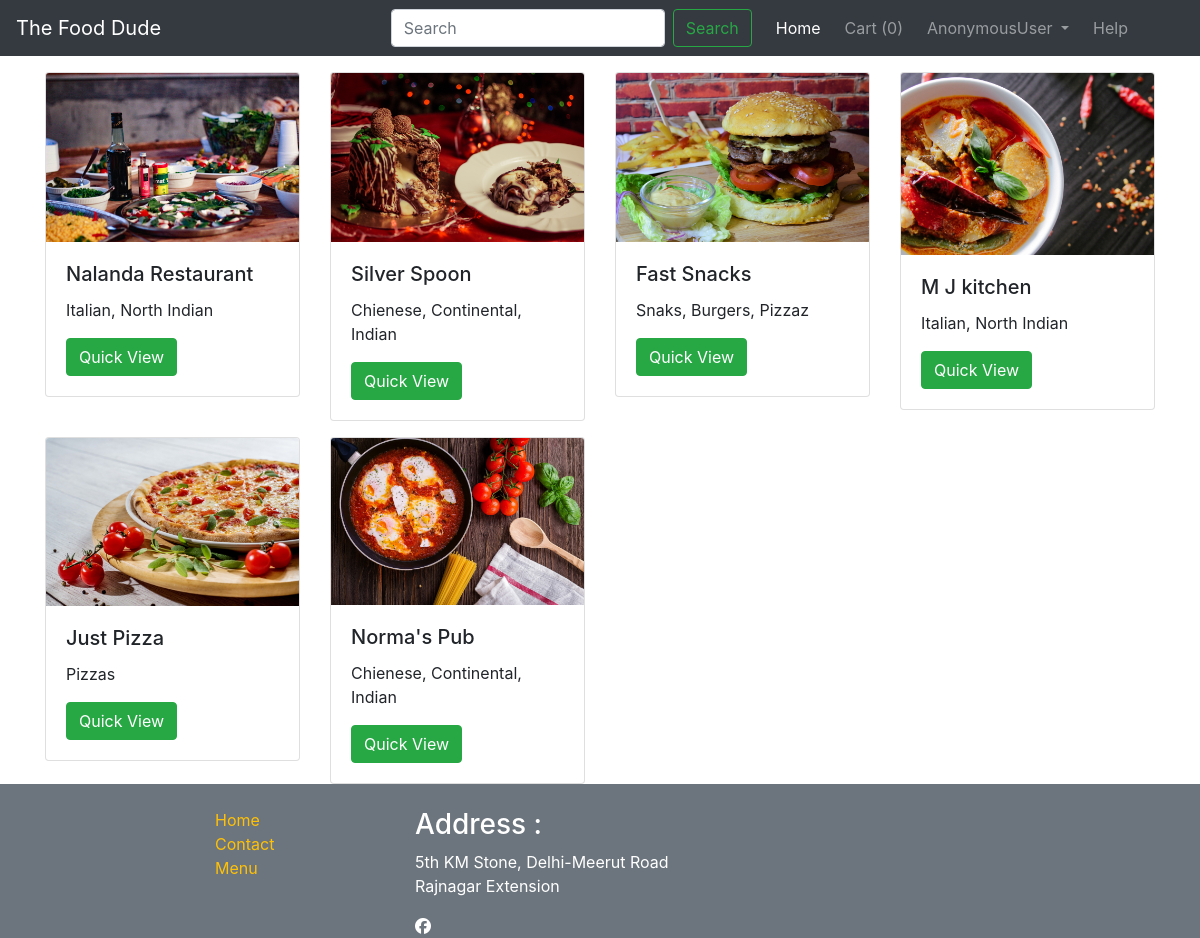
Page /restaurant/ on the earlier database version.
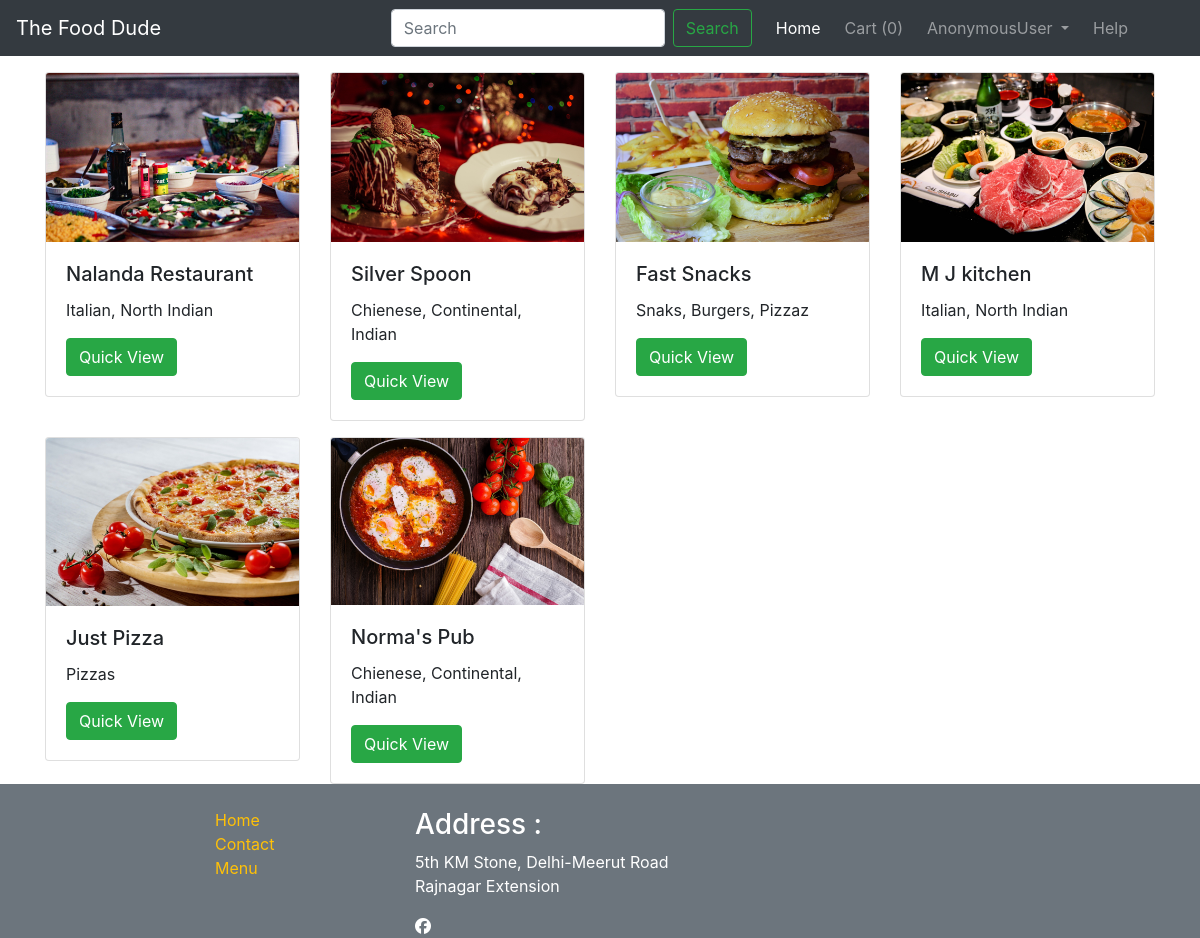
Same page on the later database version.
### Tfd/models.py (models this page shows)
class Restaurant(models.Model):
    res_id = models.AutoField(primary_key=True)
    res_title = models.CharField(max_length=100)
    res_spec = models.CharField(max_length=70, default="")
    res_image = models.ImageField(upload_to='Tfd/images', default="")
    address = models.CharField(max_length=500, default="")
    def __str__(self):
        return self.res_title

### Tfd/views.py (the view)
# urls.py: path("", views.index, name ="Home"),
def index(request):
    res = Restaurant.objects.all()
    food = Food.objects.all()
    print(food)
    print(res)
    return  render(request, 'Tfd/restaurant.html', {'res' : res})

### Tfd/models.py (called while the page is built)
    def __str__(self):
        return self.name

### Tfd/templates/Tfd/restaurant.html (shortened to what this page needs)
{% extends 'Tfd/basic.html' %}
{% block body %}
{% load static %}
<div class="container">
  <div class="row">
    {% for i in res %}
    <div class="col col-sm-3">
      <div class="card mt-3">
        <img src='/media/{{i.res_image}}' class="card-img-top" alt="...">
        <div class="card-body">
          <h5 class="card-title">{{i.res_title}}</h5>
          <p class="card-text">{{i.res_spec}}</p>
          <a href="/restaurant/{{i.res_id}}" class="btn btn-success align-items-center">Quick View</a>
        </div>
      </div>
    </div>
    {% endfor %}
  </div>
</div>
{% endblock %}

### Tfd/templates/Tfd/basic.html (shortened to what this page needs)
{% load static %}
<!doctype html>
<html lang="en">
<head>
  <link rel="stylesheet" href="https://stackpath.bootstrapcdn.com/bootstrap/4.2.1/css/bootstrap.min.css"
>
    <link rel="stylesheet" type="text/css" href="{% static 'all.min.css' %}">
</head>
<body>
  <nav class="navbar sticky-top navbar-expand-lg navbar-dark bg-dark">
    <a class="navbar-brand" href="/restaurant">The Food Dude</a>
    <div class="collapse navbar-collapse" id="navbarSupportedContent">
      <ul class="navbar-nav ml-auto">
        <form method="get" action="/restaurant/search/" class="form-inline mr-3 my-2 my-lg-0">{% csrf_token %}
          <input class="form-control mr-sm-2" name="search" id="search" type="search" placeholder="Search" aria-label="Search">
          <button class="btn btn-outline-success my-2 my-sm-0" type="submit">Search</button>
        </form>
        <li class="nav-item mr-2 active">
          <a class="nav-link " href="/restaurant">Home <span class="sr-only">(current)</span></a>
        </li>
        <li class="nav-item mr-2">
          <a class="nav-link " href="/restaurant/cart">Cart (<span id="cart">0</span>)</a>
        </li>
        <li class="nav-item mr-2 dropdown">
          <a class="nav-link dropdown-toggle" href="#" id="navbarDropdown" role="button" data-toggle="dropdown"
            aria-haspopup="true" aria-expanded="false">
            {{user}}
          </a>
        </li>
        <li class="nav-item mr-5">
          <a class="nav-link " href="/restaurant/help" tabindex="-1">Help</a>
        </li>
      </ul>
    </div>
  </nav>
  {% block body %} {% endblock %}
  <footer class="footer ">
    <div class="container-fluid bg-secondary">
      <div class="row">
        <div class="offset-2 col-2 mt-4">
          <ul class="list-unstyled" >
            <a href="">
              <li class="text-warning" style='text-decoration:none;'>Home</li>
            </a>
            <a href="">
              <li class="text-warning">Contact</li>
            </a>
            <a href="">
              <li class="text-warning">Menu</li>
            </a>
          </ul>
        </div>
        <div class="col-4 text-white mt-4">
          <h3>Address :</h3>
          <span> 5th KM Stone, Delhi-Meerut Road</span>
          <p class="">Rajnagar Extension</p>
          <i class="fab fa-facebook"></i>
        </div>
      </div>
    </div>
  </footer>
</body>
</html>

Differences in the rows shown:
changed Restaurant "M J kitchen": res_image: a different picture
